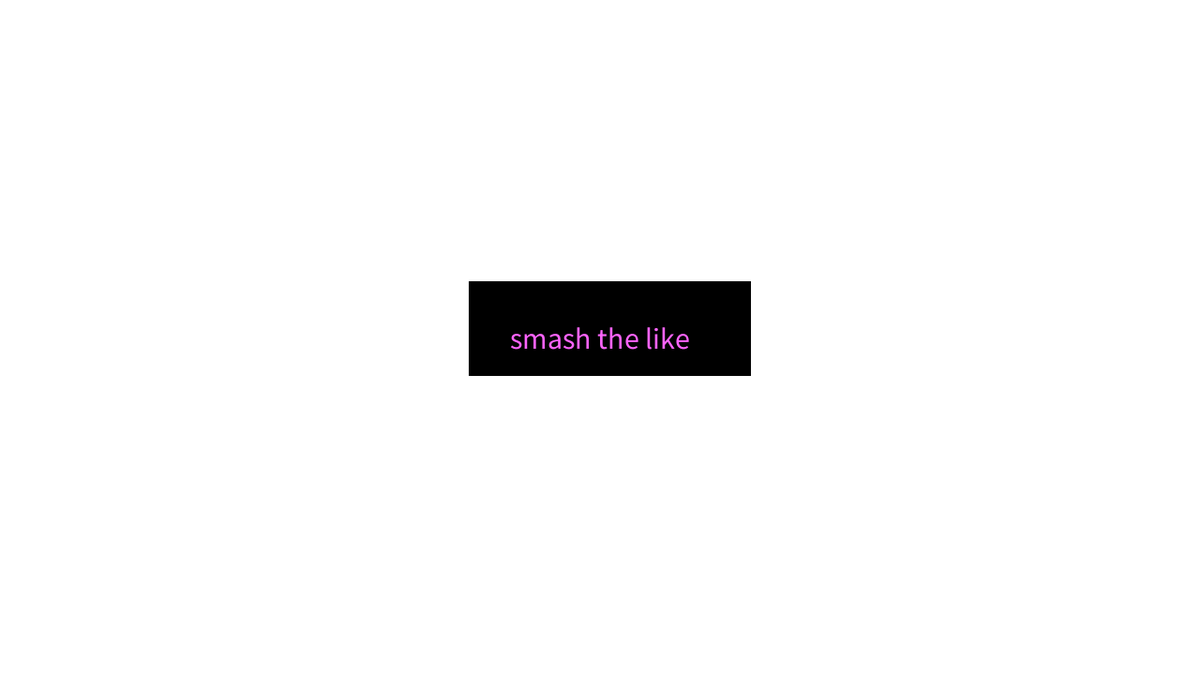
Frame 1 (no input)
Frame 60 (the mouse pressed at the canvas centre just before this capture): identical to frame 1, image omitted
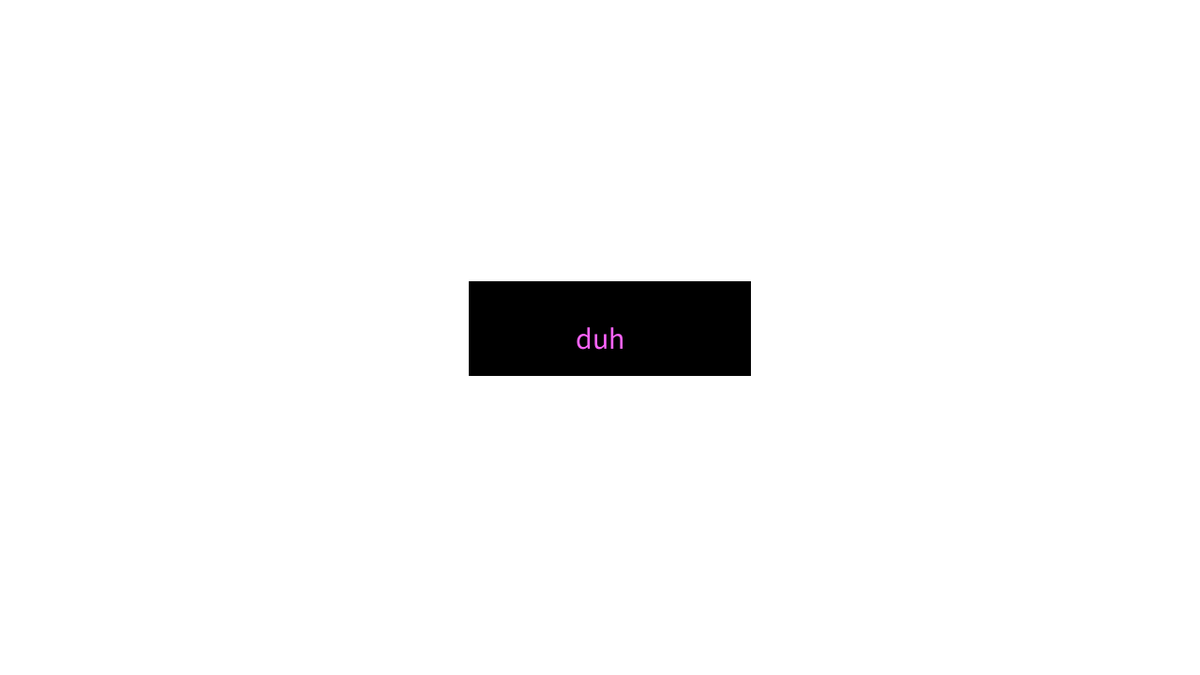
Frame 120 (the mouse held since frame 60 and released just before this capture)

The Processing sketch that drew these frames (run headless with seeded random() and noise(); from frame 60 on, the mouse is pressed at the canvas centre):

// Processing sketch: simpleButton
// ── simpleButton.pde
String words = "smash the like";

void setup(){
  
  size(1280, 720);
  
  textSize(32);
  textAlign(CENTER, CENTER);
}


void draw(){
  background(255);
  
  if( isInside( 500, 300, 300,100) ){
    words = "duh";
  } else {
    words = "smash the like";
  }
  
  fill(0);
  rect( 500, 300, 300,100 );
  
  fill(255,100,255);
  text(words, 640, 360);
  
}


Boolean isInside(int x, int y, int w, int h){
  if(mouseX > x && mouseX < x+w && mouseY > y && mouseY < y+h ){
    return true;
  } else {
    return false;
  }
}
